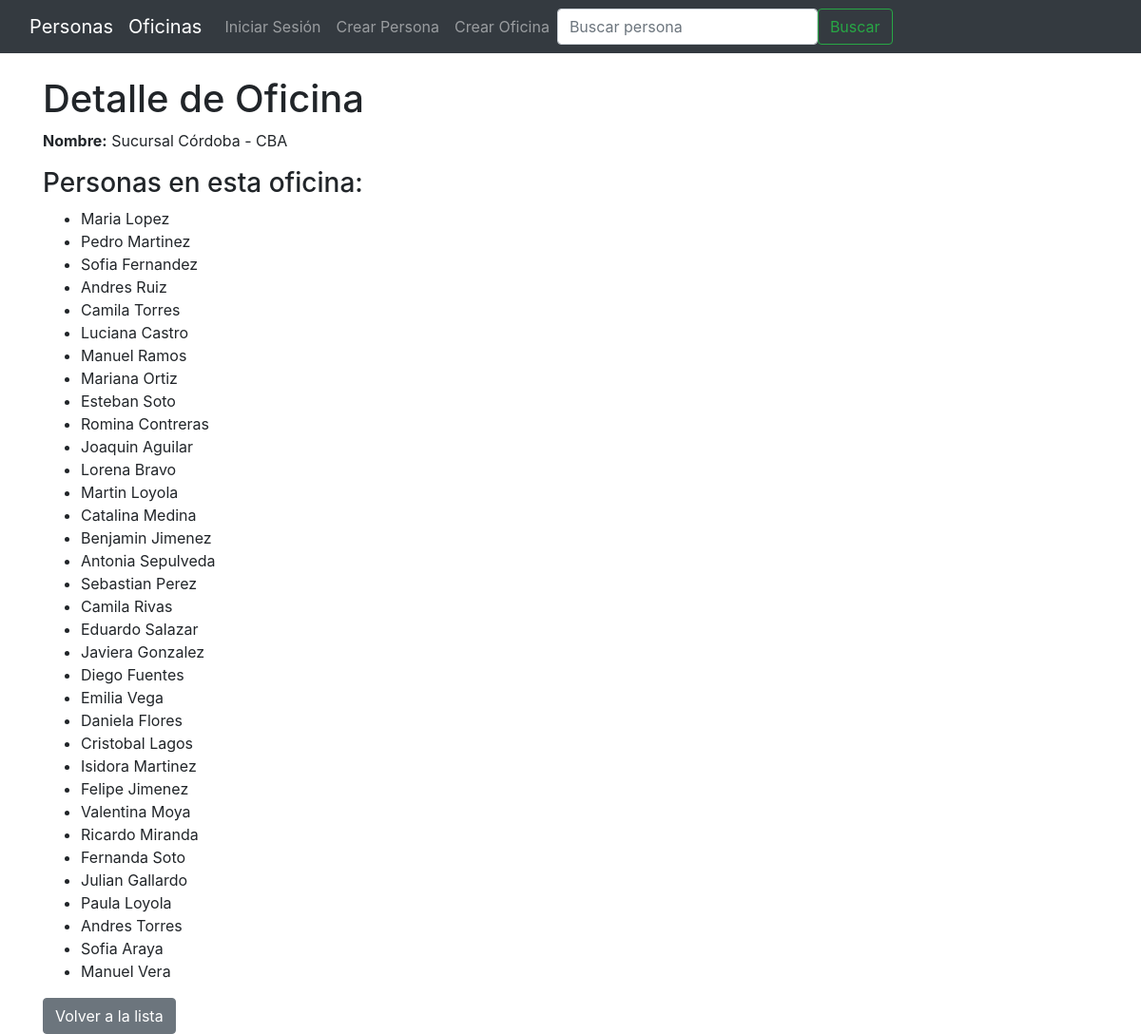
Screenshot of /oficina/detalle/8/ with the database file from the repository.
### oficina/models.py (models this page shows, shortened)
class Oficina(models.Model):
    nombre = models.CharField(verbose_name="Nombre", max_length=50)
    nombre_corto = models.CharField(verbose_name="Nombre Corto", max_length=20)
    class Meta:
        verbose_name = 'Oficina'
        verbose_name_plural = 'Oficinas'

### persona/models.py (models this page shows, shortened)
class Persona(models.Model):
    nombre = models.CharField(verbose_name="Nombre", max_length=50)
    apellido = models.CharField(verbose_name="Apellido", max_length=50)
    edad = models.IntegerField(verbose_name="Edad")
    oficina = models.ForeignKey('oficina.Oficina', on_delete=models.CASCADE)
    class Meta:
        verbose_name = 'Persona'
        verbose_name_plural = 'Personas'

### oficina/views.py (the view)
class OficinaDetailView(DetailView):
    model = Oficina
    template_name = 'oficina/detalle.html'
    context_object_name = 'oficina'
    def get_context_data(self, **kwargs):
        context = super().get_context_data(**kwargs)
        context['personas'] = Persona.objects.filter(oficina=self.object)
        return context

### templates/oficina/detalle.html
{% extends 'base.html' %}
{% block content %}
    <h1>Detalle de Oficina</h1>
    <p><strong>Nombre:</strong> {{ oficina.nombre }} - {{ oficina.nombre_corto }}</p>
    <h3>Personas en esta oficina:</h3>
    <ul>
      {% for persona in personas %}
        <li>{{ persona.nombre }} {{ persona.apellido }}</li>
      {% empty %}
        <li>No hay personas en esta oficina.</li>
      {% endfor %}
    </ul>
    <a href="{% url 'oficina:lista' %}" class="btn btn-secondary">Volver a la lista</a>
{% endblock content %}

### rows the page displays
Oficina: nombre "Sucursal Córdoba", nombre_corto "CBA"
Persona: nombre "Maria", apellido "Lopez"
Persona: nombre "Pedro", apellido "Martinez"
Persona: nombre "Sofia", apellido "Fernandez"
Persona: nombre "Andres", apellido "Ruiz"
Persona: nombre "Camila", apellido "Torres"
Persona: nombre "Luciana", apellido "Castro"
Persona: nombre "Manuel", apellido "Ramos"
Persona: nombre "Mariana", apellido "Ortiz"
Persona: nombre "Esteban", apellido "Soto"
Persona: nombre "Romina", apellido "Contreras"
Persona: nombre "Joaquin", apellido "Aguilar"
Persona: nombre "Lorena", apellido "Bravo"
Persona: nombre "Martin", apellido "Loyola"
Persona: nombre "Catalina", apellido "Medina"
Persona: nombre "Benjamin", apellido "Jimenez"
Persona: nombre "Antonia", apellido "Sepulveda"
Persona: nombre "Sebastian", apellido "Perez"
Persona: nombre "Camila", apellido "Rivas"
Persona: nombre "Eduardo", apellido "Salazar"
Persona: nombre "Javiera", apellido "Gonzalez"
Persona: nombre "Diego", apellido "Fuentes"
Persona: nombre "Emilia", apellido "Vega"
Persona: nombre "Daniela", apellido "Flores"
Persona: nombre "Cristobal", apellido "Lagos"
Persona: nombre "Isidora", apellido "Martinez"
Persona: nombre "Felipe", apellido "Jimenez"
Persona: nombre "Valentina", apellido "Moya"
Persona: nombre "Ricardo", apellido "Miranda"
Persona: nombre "Fernanda", apellido "Soto"
Persona: nombre "Julian", apellido "Gallardo"
Persona: nombre "Paula", apellido "Loyola"
Persona: nombre "Andres", apellido "Torres"
Persona: nombre "Sofia", apellido "Araya"
Persona: nombre "Manuel", apellido "Vera"
